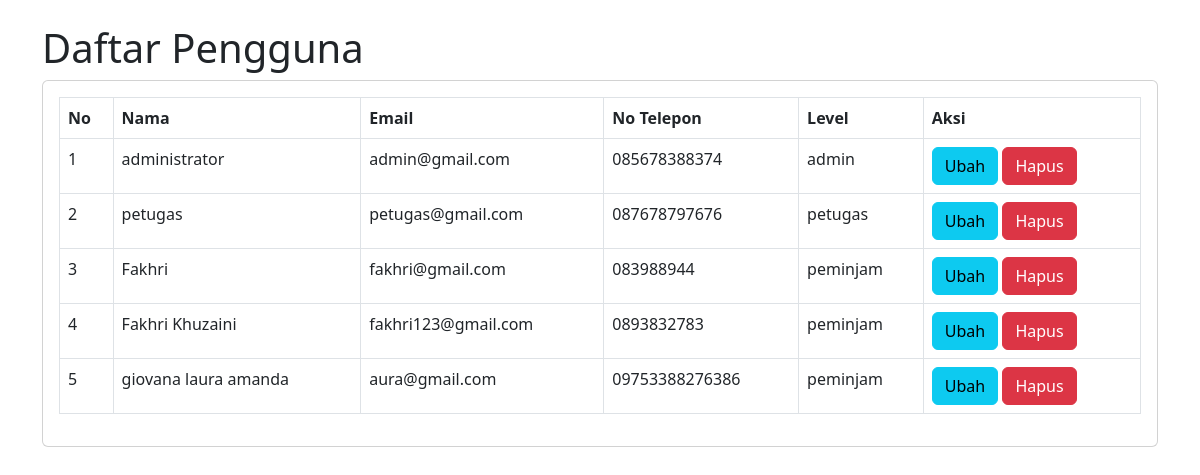
Screenshot of /user.php with the database file from the repository.
### tables this page shows
CREATE TABLE `user` (
  `id_user` int(11) NOT NULL,
  `nama` varchar(255) DEFAULT NULL,
  `username` varchar(255) DEFAULT NULL,
  `password` varchar(255) DEFAULT NULL,
  `email` varchar(255) DEFAULT NULL,
  `no_telepon` varchar(255) DEFAULT NULL,
  `level` enum('admin','petugas','peminjam') DEFAULT NULL
);

### user.php (the view, shortened to what this page needs)
<?php
include "koneksi.php";
$query = mysqli_query($Koneksi, "SELECT * FROM user");
?>
<!DOCTYPE html>
<html lang="en">
<head>
    <link href="css/styles.css" rel="stylesheet" />
</head>
<body>
    <div class="container">
        <h1 class="mt-4">Daftar Pengguna</h1>
        <div class="card">
            <div class="card-body">
                <table class="table table-bordered" id="datatable" width="100%" cellspacing="0">
                    <tr>
                        <th>No</th>
                        <th>Nama</th>
                        <th>Email</th>
                        <th>No Telepon</th>
                        <th>Level</th>
                        <th>Aksi</th>
                    </tr>
                    <?php
                    $i = 1;
                    while ($data = mysqli_fetch_array($query)) {
                        ?>
                        <tr>
                            <td><?php echo $i++; ?></td>
                            <td><?php echo $data['nama']; ?></td>
                            <td><?php echo $data['email']; ?></td>
                            <td><?php echo $data['no_telepon']; ?></td>
                            <td><?php echo $data['level']; ?></td>
                            <td>
                                <a href="?page=user_ubah&&id=<?php echo $data['id_user']; ?>" class="btn btn-info">Ubah</a>
                                <a onclick="return confirm('Apakah Anda Yakin Menghapus Data Ini?');" href="?page=user_hapus&&id=<?php echo $data['id_user']; ?>" class="btn btn-danger">Hapus</a>
                            </td>
                        </tr>
                        <?php
                    }
                    ?>
                </table>
            </div>
        </div>
    </div>
</body>
</html>

### rows the page displays
user: nama "administrator", email "admin@gmail.com", no_telepon "085678388374", level "admin"
user: nama "petugas", email "petugas@gmail.com", no_telepon "087678797676", level "petugas"
user: nama "Fakhri", email "fakhri@gmail.com", no_telepon "083988944", level "peminjam"
user: nama "Fakhri Khuzaini", email "fakhri123@gmail.com", no_telepon "0893832783", level "peminjam"
user: nama "giovana laura amanda", email "aura@gmail.com", no_telepon "09753388276386", level "peminjam"
